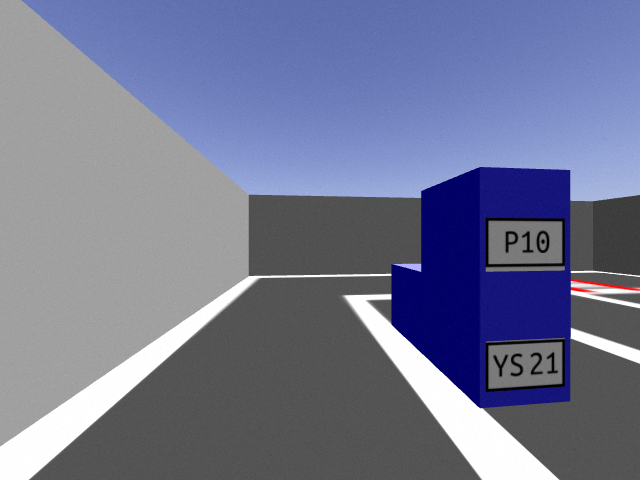
#> input picture license_plate/test_imgs/test23.png, 640 x 480 px; its folder holds only this picture in this run
$ python plate_segmentation.py
#> lines starting #> are read from the running program, lines starting #| are printed output that depends on the picture; after the words box and inside, x2 and y2 are one past the last pixel; in counts of white or black regions, pixels touching at a corner belong together
import cv2
import os
import numpy as np
import statistics as sts


def split_images(image_list, horizontal=True, avg_mod=3, t_mod=3.3, min_len=5):
    '''
    image_list = a list of images to split. these should be greyscale

    t_mod = to modify the threshold value for greyscaling image.
                defaults to 3 (best val for first split).
                probably needs to be changed for other splits

    horizontal = True if splitting the image horizontally. default True

    avg_mod = to pull the space-threshold value towards the average pixel value.
                defaults to 3 based on testing done (most robust)

    min_len = the minimum allowed length of chunk (pixels)


    returns: chunks = a list of lists of indices to split the image with, with:
        len(chunks) = len(image_list)
        chunks[*] = list of pairs corresponding to image[*]
    '''

    chunks = []

    for img_g in image_list:
        ''' threshold the image based on average pixel val, then blur '''
        grey_thresh = np.mean(img_g)/t_mod
        _, img_b = cv2.threshold(img_g, grey_thresh, 255, cv2.THRESH_BINARY)

        h, w = img_b.shape
        b = 5
        if w < 100:
            b = 2

        img = cv2.blur(img_b, (b,b))

        ''' get average pix val for each row '''
        pix_vals = []

        if horizontal:
            for i in range(h):
                pix_sum = 0
                for j in range(w):
                    pix_sum += img[i,j]
                pix_vals.append(pix_sum/w)

        else:
            for i in range(w):
                pix_sum = 0
                for j in range(h):
                    pix_sum += img[j,i]
                pix_vals.append(pix_sum/h)


        '''
        find where the average vals dip below a certain
        threshold, and count until they rise above that
        threshold
        '''
        avg_val = sts.mean(pix_vals)

        pix_vals_temp = pix_vals
        for i in range(50):
            try:
                mode_val = sts.mode(pix_vals_temp)
                break
            except sts.StatisticsError:
                # increase every other thing by one
                for j in range(len(pix_vals_temp)):
                    if j % (i+1) == 0:
                        pix_vals_temp[j] += 1

        space_thresh = mode_val - abs(mode_val-avg_val)*(255-avg_val)*(255-avg_val)*(255-avg_val)*avg_mod/(255*255*255)

        temp = []
        i = 0
        keep_going = False
        while i in range(len(pix_vals)):
            if(pix_vals[i] < space_thresh):

                if not keep_going:  # this is for if the previous chunk was determined too small
                    start = i

                while(pix_vals[i] < space_thresh):
                    i += 1
                    if i not in range(len(pix_vals)):
                        break

                '''
                check if the chunk is very small. if it is, then
                keep the starting position and keep going
                '''
                if(abs(start-i) > 5):  # if its really short, keep going (assume its stopping too early)
                    if(abs(start-i) > min_len): # throw away anything that isn't above minimum length
                        temp.append([start, i])
                    keep_going = False

                else:
                    keep_going = True

            i += 1

        if len(temp) < 1:
            temp = [] # this might already be the case but i just want to be sure lol

        chunks.append(temp)

    return chunks


# get path to this directory
dirpath = os.path.dirname(os.path.realpath(__file__))
path = dirpath + '/test_imgs/'
print(path)

img_names = [f for f in os.listdir(path) if os.path.isfile(os.path.join(path, f))]
test_img_list = []
print(img_names)
count = 0

for n in img_names:
    img = cv2.imread(path + n)
#> img is the input picture: shape (480, 640, 3); mean B, G, R 147.1, 119.6, 114.7
    test_img_list.append(img)


# 1) Convert to greyscale
grey_img_list = []

for test_img in test_img_list:
    grey_img = cv2.cvtColor(test_img, cv2.COLOR_BGR2GRAY)
    grey_img_list.append(grey_img)
#> this loop made 1 pass
#> pass 1, `grey_img = cv2.cvtColor(test_img, cv2.COLOR_BGR2GRAY)`:
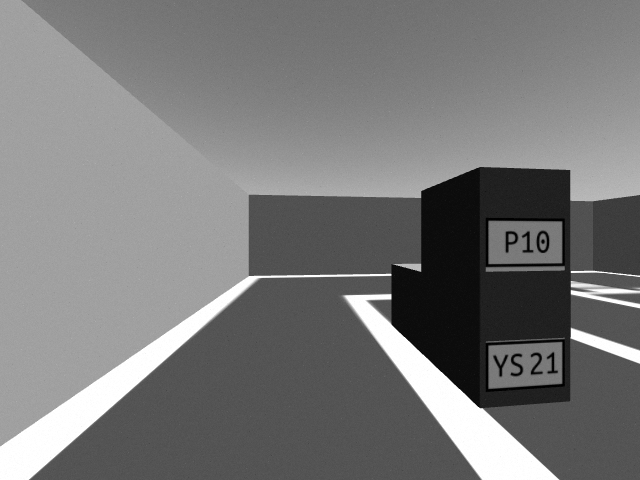
#> grey_img: shape (480, 640); min 0, max 255, mean 121.3
#> after the loop, grey_img_list = 1 item


# split into strips vertically
chunks = split_images(grey_img_list, horizontal=False, min_len=25)
#> the loop in split_images, `for img_g in image_list:` made 1 pass
#> (grey_thresh, h, w, b, avg_val, space_thresh) on pass 1: (36.75, 480, 640, 5, 231.4, 254.9)
#> pass 1, in split_images, `_, img_b = cv2.threshold(img_g, grey_thresh, 255, cv2.THRESH_BINARY)`:
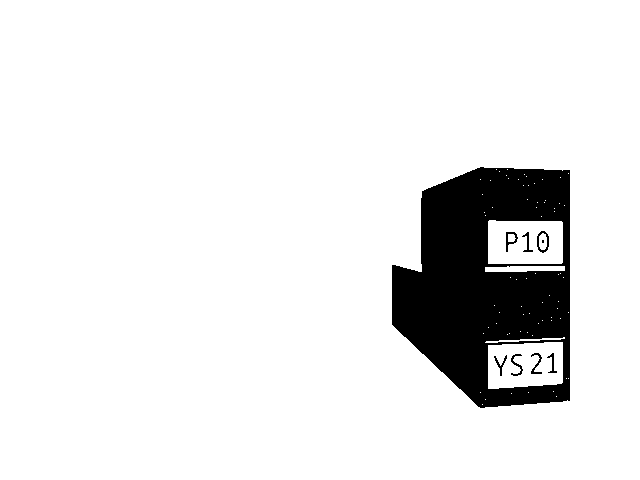
#> img_b: shape (480, 640); 90.7% white; 9 black regions (1 under 20 px), largest, box (x1, y1, x2, y2) and area: (392, 167, 570, 408) 27935, (537, 231, 549, 253) 100, (506, 232, 518, 252) 89
#> after the loop in split_images, `for img_g in image_list:`: chunks = [[[390, 572]]]
#> chunks = [[[390, 572]]]

# 1D list of all vertical strips
new_images = []

for i in range(len(chunks)):
    for chunk in chunks[i]:
        new_images.append(grey_img_list[i][:, chunk[0]:chunk[1]])
#> after the loop, new_images = 1 item


# now split each chunk horizontally

chunks_2 = split_images(new_images, horizontal=True, t_mod=5, min_len=10)
#> the loop in split_images (call 2), `for img_g in image_list:` made 1 pass
#> (grey_thresh, h, w, b, avg_val, space_thresh) on pass 1: (19.8, 480, 182, 5, 210.6, 254.3)
#> pass 1, in split_images (call 2), `_, img_b = cv2.threshold(img_g, grey_thresh, 255, cv2.THRESH_BINARY)`:
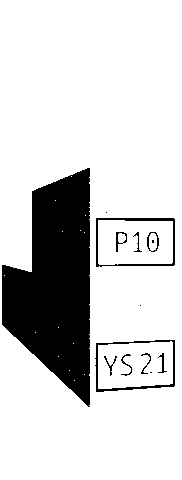
#> img_b: shape (480, 182); 82.6% white; 14 black regions (4 under 20 px), largest, box (x1, y1, x2, y2) and area: (2, 168, 90, 407) 13754, (96, 218, 175, 267) 527, (95, 340, 175, 392) 510
#> pass 1, in split_images (call 2), `img = cv2.blur(img_b, (b,b))`:
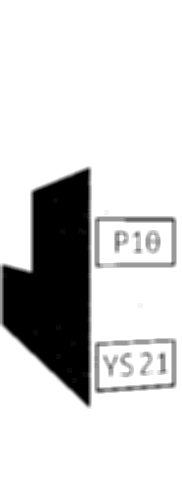
#> img: shape (480, 182); min 0, max 255, mean 210.6
#> after the loop in split_images (call 2), `for img_g in image_list:`: chunks = [[[166, 408]]]
#> chunks_2 = [[[166, 408]]]

# a 2D list: a list of pairs of plates (each vertical strip should be two plates)
plate_pairs = []

for i in range(len(chunks_2)):
    plate_pairs.append([])
    for chunk in chunks_2[i]:
        plate_pairs[i].append(new_images[i][chunk[0]:chunk[1], :])
#> after the loop, plate_pairs = 1 item


# now take each pair of license plates and vertically split them again

# each split_plates[i] should contain two lists, one of the parking spot (size 2) and one of the plate (size 4)
split_plates = []

for i in range(len(plate_pairs)):
    split_plates.append([])

    chunks_3 = split_images(plate_pairs[i], horizontal=False, t_mod=2.5, avg_mod=5)

    for j in range(len(chunks_3)):
        split_plates[i].append([])

        count = -1
        for chunk in chunks_3[j]:
            count += 1
            temp = plate_pairs[i][j][:, chunk[0]:chunk[1]]
            split_plates[i][j].append(temp)

            # put in folder called test_imgs_aftersplit. this is only
            #      for testing purposes change for actual cnn
            cv2.imwrite(os.path.join(dirpath + "/test_imgs_aftersplit/",
                                "a{}{}{}.png".format(i, j, count)), temp)
#> this loop made 1 pass
#> chunks_3 on pass 1: [[[0, 92], [94, 100], [115, 128], [136, 151], [161, 177]]]
#> pass 1, `cv2.imwrite(os.path.join(dirpath + "/test_imgs_aftersplit/", "a{}{}{}...`:
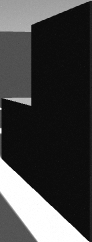
#> saved as a000.png: shape (242, 92); min 10, max 255, mean 66.6
#> after the loop, split_plates = 1 item

$ run again, on license_plate/test_imgs/test27.png
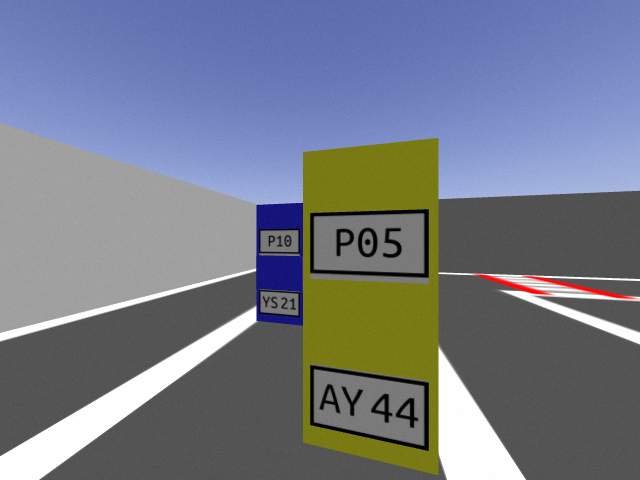
#> input picture license_plate/test_imgs/test27.png, 640 x 480 px
#> img is the input picture: shape (480, 640, 3); mean B, G, R 136.6, 123.1, 117.8
#> the loop `for test_img in test_img_list:` made 1 pass
#> after the loop `for test_img in test_img_list:`: grey_img_list = 1 item
#> the loop in split_images, `for img_g in image_list:` made 1 pass
#> (grey_thresh, h, w, b, avg_val, space_thresh) on pass 1: (37.28, 480, 640, 5, 248.9, 255)
#> pass 1, in split_images, `_, img_b = cv2.threshold(img_g, grey_thresh, 255, cv2.THRESH_BINARY)`:
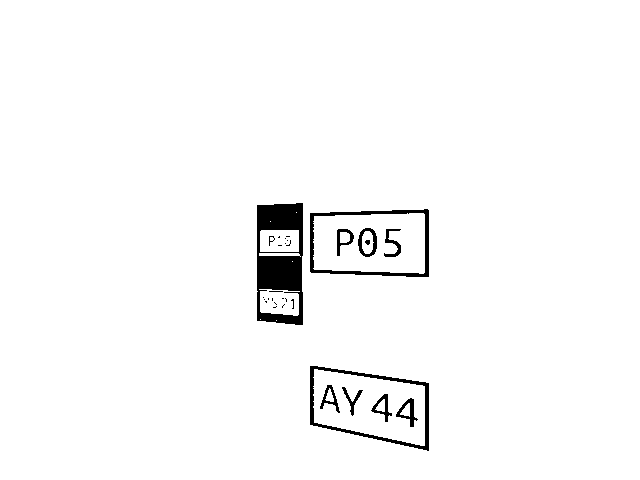
#> img_b: shape (480, 640); 97.6% white; 31 black regions (19 under 20 px), largest, box (x1, y1, x2, y2) and area: (257, 203, 303, 325) 3515, (310, 209, 429, 277) 1225, (310, 366, 429, 451) 1219
#> after the loop in split_images, `for img_g in image_list:`: chunks = [[[255, 305], [308, 431]]]
#> the loop `for i in range(len(chunks)):` made 1 pass
#> after the loop `for i in range(len(chunks)):`: new_images = 2 items
#> the loop in split_images (call 2), `for img_g in image_list:` made 2 passes
#> (grey_thresh, h, w, b, avg_val, space_thresh) on passes 1 to 2: (19.77, 480, 50, 2, 252.5, 255), (21.51, 480, 123, 5, 241.9, 255)
#> chunks_2 = [[[228, 254], [290, 318]], [[208, 279], [364, 452]]]
#> the loop `for i in range(len(chunks_2)):` made 2 passes
#> after the loop `for i in range(len(chunks_2)):`: plate_pairs = 2 items
#> the loop `for i in range(len(plate_pairs)):` made 2 passes
#> chunks_3 on pass 1: [[[2, 20], [23, 36]], [[2, 49]]]
#> pass 2, `cv2.imwrite(os.path.join(dirpath + "/test_imgs_aftersplit/", "a{}{}{}...`:
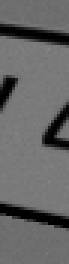
#> saved as a113.png: shape (88, 23) (shown 3 times larger); min 0, max 131, mean 102.5

$ run again, on license_plate/test_imgs/test28.png
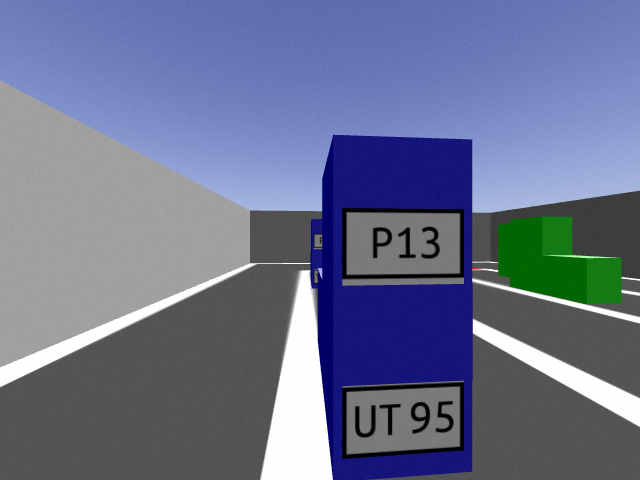
#> input picture license_plate/test_imgs/test28.png, 640 x 480 px
#> img is the input picture: shape (480, 640, 3); mean B, G, R 143.2, 114.3, 106.1
#> the loop `for test_img in test_img_list:` made 1 pass
#> after the loop `for test_img in test_img_list:`: grey_img_list = 1 item
#> the loop in split_images, `for img_g in image_list:` made 1 pass
#> (grey_thresh, h, w, b, avg_val, space_thresh) on pass 1: (34.9, 480, 640, 5, 226.3, 254.9)
#> pass 1, in split_images, `_, img_b = cv2.threshold(img_g, grey_thresh, 255, cv2.THRESH_BINARY)`:
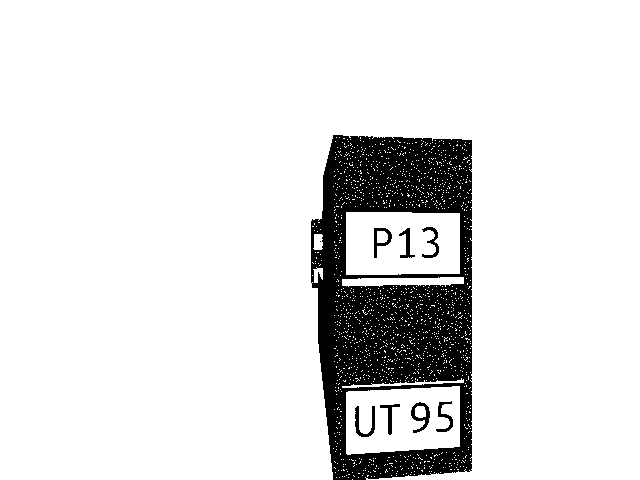
#> img_b: shape (480, 640); 88.8% white; 9 black regions (1 under 20 px), largest, box (x1, y1, x2, y2) and area: (311, 135, 472, 480) 33143, (411, 402, 430, 433) 235, (355, 406, 375, 437) 230
#> after the loop in split_images, `for img_g in image_list:`: chunks = [[[309, 474]]]
#> the loop `for i in range(len(chunks)):` made 1 pass
#> after the loop `for i in range(len(chunks)):`: new_images = 1 item
#> the loop in split_images (call 2), `for img_g in image_list:` made 1 pass
#> (grey_thresh, h, w, b, avg_val, space_thresh) on pass 1: (16.24, 480, 165, 5, 233.4, 255)
#> chunks_2 = [[[137, 474]]]
#> the loop `for i in range(len(chunks_2)):` made 1 pass
#> after the loop `for i in range(len(chunks_2)):`: plate_pairs = 1 item
#> the loop `for i in range(len(plate_pairs)):` made 1 pass
#> chunks_3 on pass 1: [[[0, 27], [31, 157]]]
#> pass 1, `cv2.imwrite(os.path.join(dirpath + "/test_imgs_aftersplit/", "a{}{}{}...`:
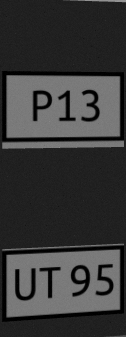
#> saved as a001.png: shape (337, 126); min 0, max 150, mean 56.9

$ run again, on license_plate/test_imgs/test29.png
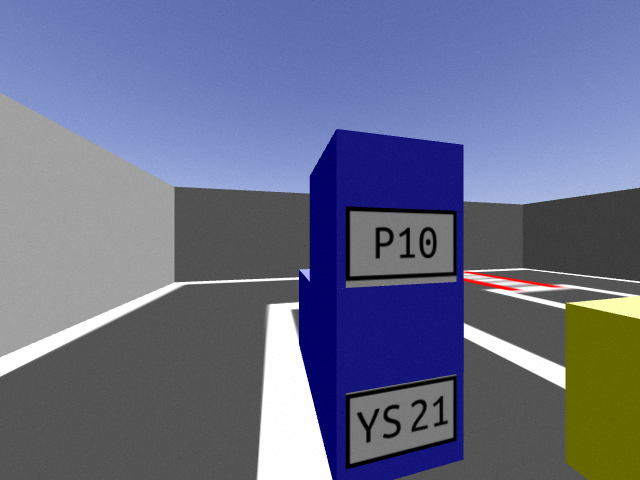
#> input picture license_plate/test_imgs/test29.png, 640 x 480 px
#> img is the input picture: shape (480, 640, 3); mean B, G, R 137.5, 109.7, 104.3
#> the loop `for test_img in test_img_list:` made 1 pass
#> after the loop `for test_img in test_img_list:`: grey_img_list = 1 item
#> the loop in split_images, `for img_g in image_list:` made 1 pass
#> (grey_thresh, h, w, b, avg_val, space_thresh) on pass 1: (33.71, 480, 640, 5, 227.4, 254.9)
#> pass 1, in split_images, `_, img_b = cv2.threshold(img_g, grey_thresh, 255, cv2.THRESH_BINARY)`:
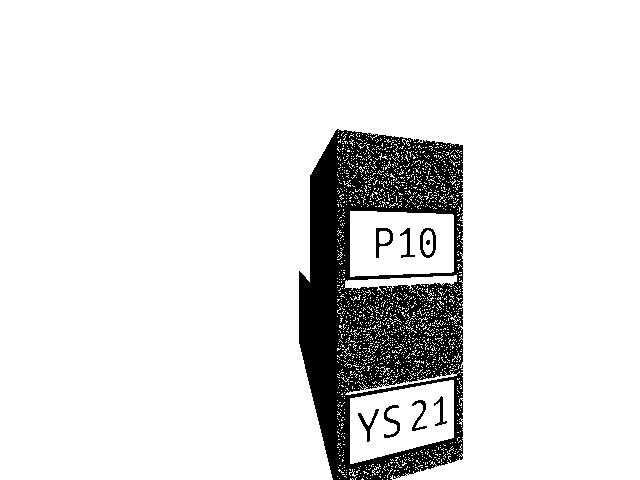
#> img_b: shape (480, 640); 89.2% white; 9 black regions (1 under 20 px), largest, box (x1, y1, x2, y2) and area: (299, 129, 463, 480) 32043, (420, 228, 436, 258) 195, (376, 228, 393, 258) 193
#> after the loop in split_images, `for img_g in image_list:`: chunks = [[[297, 465]]]
#> the loop `for i in range(len(chunks)):` made 1 pass
#> after the loop `for i in range(len(chunks)):`: new_images = 1 item
#> the loop in split_images (call 2), `for img_g in image_list:` made 1 pass
#> (grey_thresh, h, w, b, avg_val, space_thresh) on pass 1: (15.66, 480, 168, 5, 219.9, 254.7)
#> chunks_2 = [[[129, 480]]]
#> the loop `for i in range(len(chunks_2)):` made 1 pass
#> after the loop `for i in range(len(chunks_2)):`: plate_pairs = 1 item
#> the loop `for i in range(len(plate_pairs)):` made 1 pass
#> chunks_3 on pass 1: [[[0, 42], [46, 162]]]
#> pass 1, `cv2.imwrite(os.path.join(dirpath + "/test_imgs_aftersplit/", "a{}{}{}...`:
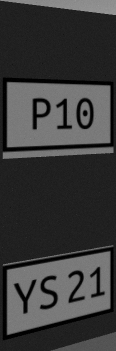
#> saved as a001.png: shape (351, 116); min 0, max 154, mean 58.9
